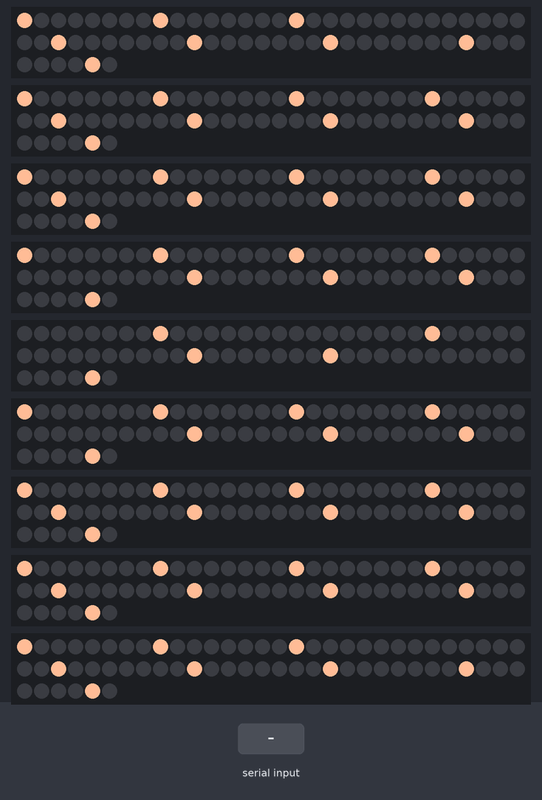
This sketch was run on a simulated Arduino Mega 2560, built with avr-gcc and run on an emulated ATmega2560. Parts: 9 × 66 RGB LEDs in strip order, left to right, continuing on the next row. The test bench sets the inputs (shaded band). What the sketch prints to the serial monitor is not drawn.

Above: at 13.6 s.
13.7 s: byte 30 received over Serial
Timing chart, 0 to 16.7 s (numbered marks = the images above; inputs shaded):
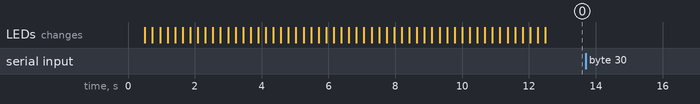

The sketch:

Broadcaster.ino
```cpp
/*
Pacman Broadcaster code
by Mark Johnson

Pacman Maze LED code
Library used: Adafruit NeoPixel: https://github.com/adafruit/Adafruit_NeoPixel
by Yunzhen Zhang


NOTE: Using an Arduino Mega for this, as Uno does not have enough SRAM to support all the NeoPixels
(Consider each neopixel takes 3 bytes of memory, we are using 600+ of them regardless whether they're on or off)
To do: investigate a bug when I include Serial.begin() in the code and the code refuses to compile...
*/
// Radio headers
#include <SPI.h>
#include "RF24.h"
// LED headers
#include <Adafruit_NeoPixel.h>
#include <avr/power.h>

#define TOTALLEDS 66 // that's 2.5m of led strips
#define SPACING 8
#define TOTALSTRIPS 9 //for a 9x9 map

/*
 * PACMAN RF Data Struct and utilities
 */

#include "RF24.h"

/*
 * Game Struct definitions
 */

typedef struct _position {
    uint8_t x : 4;
    uint8_t y : 4;
} position;

typedef char heading;

typedef struct _robot {
    position p;
    heading h;
} robot;

// Contains information about all robots currently in play.
typedef struct _game_state {
    uint8_t header;
    uint8_t command;
    uint8_t override_dir;
    robot pac;
    robot g1;
    robot g2;
    robot g3;
} game_state;

/*
 * Game state definitions
 */

// Game commands
#define NOP             B0000000
#define START           B0000001
#define STOP            B0000010
#define HIDE            B0000100
#define PAUSE           B0001000
#define RESUME          B0010000
#define MUSIC_COMMAND   B0100000
#define MANUAL_OVERRIDE B1000000

#define GAME_SIZE sizeof(game_state)

/*
 * Radio definitions
 */
#define NUM_RETRANS 5
#define BROADCAST_CHANNEL 72

/*
 * Audio definitions
 */
#define MUS_MASK     B1110000
#define MUS_BEGIN    B0010000
#define MUS_VICTORY  B0100000
#define MUS_DEATH    B1000000

/*
 * Functions to be used by broadcaster
 */

void init_radio(void);
void init_game(void);
void init_audio(void);
void audio_play( int sound );
void broadcast_game(void);

/*
 * Global Variables
 */
// Only need a single pipe due to one-way comms.
RF24 radio(48,49);
const uint64_t pipe = 0xF0F0F0F0E1LL;
game_state game;
uint8_t __space[21];

byte mapxy[9][9] =
{
  {1, 1, 1, 1, 0, 1, 1, 1, 1},
  {1, 1, 1, 1, 1, 1, 1, 1, 1},
  {1, 1, 1, 1, 0, 1, 1, 1, 1},
  {0, 1, 1, 1, 1, 1, 1, 1, 0},
  {1, 1, 1, 0, 0, 0, 1, 1, 1},
  {1, 1, 1, 1, 1, 1, 1, 1, 1},
  {1, 1, 1, 1, 1, 1, 1, 1, 1},
  {1, 1, 1, 1, 0, 1, 1, 1, 1},
  {1, 1, 1, 1, 1, 1, 1, 1, 1}
};

byte startup[6][9][9] = {

{
  /***         C          ***/
  {0, 1, 1, 1, 1, 1, 0, 0, 0},
  {0, 1, 0, 0, 0, 0, 0, 0, 0},
  {0, 1, 0, 0, 0, 0, 0, 0, 0},
  {0, 1, 0, 0, 0, 0, 0, 0, 0},
  {0, 1, 0, 0, 0, 0, 0, 0, 0},
  {0, 1, 0, 0, 0, 0, 0, 0, 0},
  {0, 1, 0, 0, 0, 0, 0, 0, 0},
  {0, 1, 0, 0, 0, 0, 0, 0, 0},
  {0, 1, 1, 1, 1, 1, 0, 0, 0}
},

{
  /***         R          ***/
  {0, 1, 1, 1, 1, 0, 0, 0, 0},
  {0, 1, 0, 0, 0, 1, 0, 0, 0},
  {0, 1, 0, 0, 0, 1, 0, 0, 0},
  {0, 1, 0, 0, 0, 1, 0, 0, 0},
  {0, 1, 1, 1, 1, 0, 0, 0, 0},
  {0, 1, 1, 0, 0, 0, 0, 0, 0},
  {0, 1, 0, 1, 0, 0, 0, 0, 0},
  {0, 1, 0, 0, 1, 0, 0, 0, 0},
  {0, 1, 0, 0, 0, 1, 0, 0, 0}
},

{
  /***         E          ***/
  {0, 1, 1, 1, 1, 1, 0, 0, 0},
  {0, 1, 0, 0, 0, 0, 0, 0, 0},
  {0, 1, 0, 0, 0, 0, 0, 0, 0},
  {0, 1, 0, 0, 0, 0, 0, 0, 0},
  {0, 1, 1, 1, 1, 0, 0, 0, 0},
  {0, 1, 0, 0, 0, 0, 0, 0, 0},
  {0, 1, 0, 0, 0, 0, 0, 0, 0},
  {0, 1, 0, 0, 0, 0, 0, 0, 0},
  {0, 1, 1, 1, 1, 1, 0, 0, 0}
},

{
  /***         A          ***/
  {0, 0, 0, 1, 0, 0, 0, 0, 0},
  {0, 0, 1, 1, 1, 0, 0, 0, 0},
  {0, 0, 1, 0, 1, 0, 0, 0, 0},
  {0, 1, 0, 0, 0, 1, 0, 0, 0},
  {0, 1, 1, 1, 1, 1, 0, 0, 0},
  {0, 1, 0, 0, 0, 1, 0, 0, 0},
  {0, 1, 0, 0, 0, 1, 0, 0, 0},
  {0, 1, 0, 0, 0, 1, 0, 0, 0},
  {0, 1, 0, 0, 0, 1, 0, 0, 0}
},

{
  /***         T          ***/
  {0, 1, 1, 1, 1, 1, 0, 0, 0},
  {0, 0, 0, 1, 0, 0, 0, 0, 0},
  {0, 0, 0, 1, 0, 0, 0, 0, 0},
  {0, 0, 0, 1, 0, 0, 0, 0, 0},
  {0, 0, 0, 1, 0, 0, 0, 0, 0},
  {0, 0, 0, 1, 0, 0, 0, 0, 0},
  {0, 0, 0, 1, 0, 0, 0, 0, 0},
  {0, 0, 0, 1, 0, 0, 0, 0, 0},
  {0, 0, 0, 1, 0, 0, 0, 0, 0}
},
{
  /***         E          ***/
  {0, 1, 1, 1, 1, 1, 0, 0, 0},
  {0, 1, 0, 0, 0, 0, 0, 0, 0},
  {0, 1, 0, 0, 0, 0, 0, 0, 0},
  {0, 1, 0, 0, 0, 0, 0, 0, 0},
  {0, 1, 1, 1, 1, 0, 0, 0, 0},
  {0, 1, 0, 0, 0, 0, 0, 0, 0},
  {0, 1, 0, 0, 0, 0, 0, 0, 0},
  {0, 1, 0, 0, 0, 0, 0, 0, 0},
  {0, 1, 1, 1, 1, 1, 0, 0, 0}
}


};

Adafruit_NeoPixel dots[9] =
{
  Adafruit_NeoPixel(TOTALLEDS,  2, NEO_GRB + NEO_KHZ800),
  Adafruit_NeoPixel(TOTALLEDS,  3, NEO_GRB + NEO_KHZ800),
  Adafruit_NeoPixel(TOTALLEDS,  4, NEO_GRB + NEO_KHZ800),
  Adafruit_NeoPixel(TOTALLEDS,  5, NEO_GRB + NEO_KHZ800),
  Adafruit_NeoPixel(TOTALLEDS,  6, NEO_GRB + NEO_KHZ800),
  Adafruit_NeoPixel(TOTALLEDS,  7, NEO_GRB + NEO_KHZ800),
  Adafruit_NeoPixel(TOTALLEDS,  8, NEO_GRB + NEO_KHZ800),
  Adafruit_NeoPixel(TOTALLEDS,  9, NEO_GRB + NEO_KHZ800),
  Adafruit_NeoPixel(TOTALLEDS, 10, NEO_GRB + NEO_KHZ800)
};


void setup() {
  Serial.begin(57600);
  for (int i = 0; i < TOTALSTRIPS; i++) {
     dots[i].begin();
     //clears all leds
     dots[i].show();
  }
  //initialise map
  blankMap();
  create_leds();
  showMap();
  //init_radio();
  init_game();
  init_audio();
}

int i;
void loop() {
  if (Serial.available()) {
    i = 0;
    delay(1);
    while(Serial.available() && i < GAME_SIZE) {
        ((uint8_t *)&game)[i++] = Serial.read();
        delayMicroseconds(250);
    }
    // TURN OFF LIGHT WHERE PACMAN IS
    // Try and save time by only updating when a change has been made
    Serial.print(game.pac.p.x);
    Serial.print(" ");
    Serial.print(game.pac.p.y);
    if(game.pac.p.x!=0&&game.pac.p.y!=0){
      if (mapxy[game.pac.p.x-1][game.pac.p.y-1] == 1) {
        mapxy[game.pac.p.x-1][game.pac.p.y-1] = 0;
        showMap();
        audio_play( 2 ); // "eat dot" sound
      }
    }

    // Special matlab command for an audio change
    if ((game.command & MUSIC_COMMAND)== MUSIC_COMMAND) {
        //Serial.println("got music");
        switch(game.override_dir & MUS_MASK){
          case MUS_BEGIN:   audio_play( 1 ); break;
          case MUS_VICTORY: audio_play( 3 ); break;
          case MUS_DEATH:   audio_play( 4 ); break;
          default: break;
       }
       // Clear music information for clean broadcast to robots
       game.command &= ~MUSIC_COMMAND;
       game.override_dir &= ~MUS_MASK;
    }

    // Need to broadcast game whilst music is being played
    delay(1);
    //for (i = 0; i < NUM_RETRANS; i++)
    //  broadcast_game();
  }

}
// Game must remain stopped until matlab is ready
void init_game() {
  game.command = STOP;
}

void init_radio() {
  //Serial.print("init_radio...");
  radio.begin();
  radio.setRetries(15,15);
  radio.openWritingPipe(pipe);
  radio.setChannel(BROADCAST_CHANNEL);
  radio.setDataRate(RF24_250KBPS);
  radio.setPALevel(RF24_PA_MAX);
  radio.stopListening();
  radio.setAutoAck(false);
  radio.setPayloadSize(32);
  //Serial.println("done");
}
void init_audio() {
    Serial1.begin(115200);
    // Login to raspi (this will be ignored if already logged in)
    Serial1.print("tc\n");
    delay(5);
    // Play a test sound
    audio_play(3);
}
void audio_play( int sound )
{
    Serial1.print(sound);
}
void print_game() {
  int i;
  for (i = 0; i < GAME_SIZE; i++) {
    Serial.print("Byte ");
    Serial.print(i);
    Serial.print(": ");
    Serial.println(((char *)&game)[i], DEC);
  }
  Serial.println();

}
// Used by Matlab connected arduino
void broadcast_game() {
  set_checksum();
  radio.write((char *)&game, GAME_SIZE);
}

// A simple checksum calculator, operates within 1ms
void set_checksum(void) {
  uint8_t   i, j, sum = 0;
  for (i = 1; i < GAME_SIZE; i++) {
    for (j = 0; j < 8; j++) {
      sum += (((char *)&game)[i] & (1 << j)) >> j;
    }
  }
  game.header = sum;
}

/** MAZE LED FUNCTIONS **/

//shows the initital 9 x 9 grid
void showMap() {
  for (int i = 0; i < TOTALSTRIPS; i++) {
    for (int j = 0; j < TOTALLEDS; j+= SPACING) {
      if (mapxy[j/SPACING][i] == 1) {
        dots[i].setPixelColor(j, dots[i].Color(255,188,150));
      } else {
        dots[i].setPixelColor(j, dots[i].Color(0,0,0));
      }
    }
    dots[i].show();
  }
}


void blankMap() {
  for (int i = 0; i < TOTALSTRIPS; i++) {
    for (int j = 0; j < TOTALLEDS; j+=SPACING) {
        dots[i].setPixelColor(j, dots[i].Color(0,0,0));
        dots[i].show();
    }
  }
}
void create_leds() {

  byte currentState[9][9] = {
      {0, 0, 0, 0, 0, 0, 0, 0, 0},
      {0, 0, 0, 0, 0, 0, 0, 0, 0},
      {0, 0, 0, 0, 0, 0, 0, 0, 0},
      {0, 0, 0, 0, 0, 0, 0, 0, 0},
      {0, 0, 0, 0, 0, 0, 0, 0, 0},
      {0, 0, 0, 0, 0, 0, 0, 0, 0},
      {0, 0, 0, 0, 0, 0, 0, 0, 0},
      {0, 0, 0, 0, 0, 0, 0, 0, 0},
      {0, 0, 0, 0, 0, 0, 0, 0, 0}
  };
  int t;
  for (t = 0; t < 54; t++) {
    byte column[9];
    // Shifts in the next column of the total character grid
    shiftMapLeft(currentState, getColumn(column, startup, t));
    for (int i = 0; i < TOTALSTRIPS; i++) {
      for (int j = 0; j < TOTALLEDS; j+=SPACING) {
        if (currentState[j/SPACING][i] == 1) {
          dots[i].setPixelColor(j, dots[i].Color(30,10,180));
        } else {
           dots[i].setPixelColor(j, dots[i].Color(0,0,0));
        }
      }
      dots[i].show();
    }
    delay(200);
  }
}

void shiftMapLeft(byte grid[9][9], byte SIL[9]) {
  // SIL is a column vector for shifting in
  for (int i = 0; i  < 9; i++) {
     for (int j = 0; j < 9; j++) {
        if (j+1 < 9) {
          grid[i][j] = grid[i][j+1];
        } else {
          grid[i][j] = SIL[i];
        }
     }
  }
}
// Returning the column just to I can embed the function
byte * getColumn(byte column[9], byte character_grid[6][9][9], int t) {
   int i;
   for (i = 0; i < 9; i++) {
     column[i] = character_grid[t/9][i][t%9];
   }
   return column;
}
```

Measured:
- after the input at 13.7 s, every drawn part: stays the same
